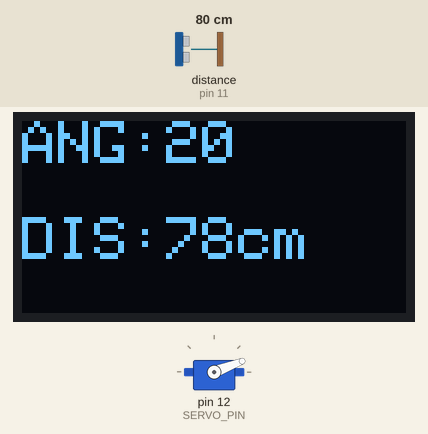
A sketch run on a simulated Arduino Uno, built with avr-gcc and run on an emulated ATmega328P. On the bench: servo, 128×64 one-colour display. Wiring (inferred from the names in the program): ultrasonic range finder: trigger pin 10; echo pin 11. The test bench sets the inputs (shaded band); at power-on: distance to the obstacle (sensor on pin 11) 80 cm. The echo pulse lasts 58.3 µs per cm.

Above: at 3.28 s.
3.3 s: distance to the obstacle (sensor on pin 11) set to 2 cm
At 4.3 s:
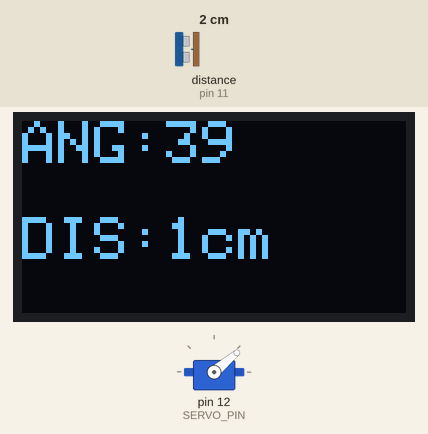
4.9 s: distance to the obstacle (sensor on pin 11) set to 4 cm
At 5.37 s:
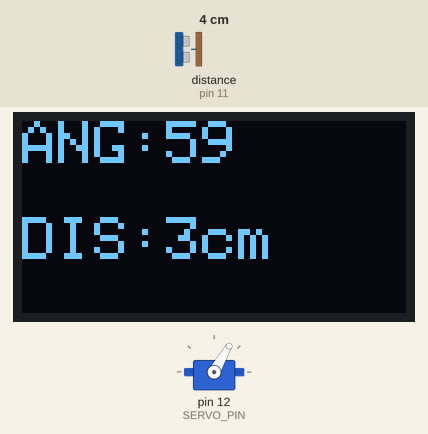
7.0 s: distance to the obstacle (sensor on pin 11) set to 9 cm
At 7.2 s:
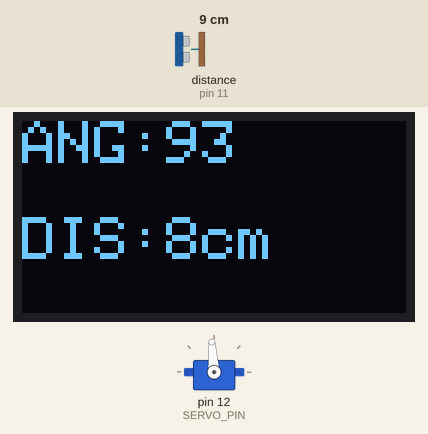
Timing chart, 0 to 19.3 s (numbered marks = the images above; inputs shaded):
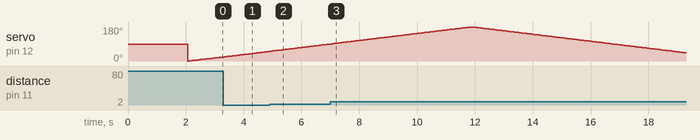

The sketch:

code19.ino
```cpp
#include <Servo.h>
#include <Wire.h>
#include <Adafruit_GFX.h>
#include <Adafruit_SSD1306.h>

/* ================= OLED CONFIG ================= */
#define SCREEN_WIDTH 128
#define SCREEN_HEIGHT 64
#define OLED_RESET    -1
#define OLED_ADDRESS  0x3C

Adafruit_SSD1306 display(SCREEN_WIDTH, SCREEN_HEIGHT, &Wire, OLED_RESET);

/* ================= PIN CONFIG ================= */
#define SERVO_PIN 12
#define TRIG_PIN  10
#define ECHO_PIN  11

Servo sonarServo;

/* ================= VARIABLES ================= */
long echoDuration;
int distanceCM;

/* ================= SETUP ================= */
void setup() {
  pinMode(TRIG_PIN, OUTPUT);
  pinMode(ECHO_PIN, INPUT);

  sonarServo.attach(SERVO_PIN);

  // Initialize OLED
  if (!display.begin(SSD1306_SWITCHCAPVCC, OLED_ADDRESS)) {
    while (true); // Halt if OLED not detected
  }

  display.clearDisplay();
  display.setTextColor(SSD1306_WHITE);
  display.setTextSize(1);
  display.setCursor(20, 28);
  display.println("Ultrasonic Sonar");
  display.display();
  delay(2000);
}

/* ================= DISTANCE FUNCTION ================= */
int readDistance() {
  digitalWrite(TRIG_PIN, LOW);
  delayMicroseconds(2);

  digitalWrite(TRIG_PIN, HIGH);
  delayMicroseconds(10);
  digitalWrite(TRIG_PIN, LOW);

  echoDuration = pulseIn(ECHO_PIN, HIGH, 30000); // 30ms timeout

  if (echoDuration == 0) return -1;

  int dist = echoDuration * 0.034 / 2;
  if (dist > 400) return -1;

  return dist;
}

/* ================= DISPLAY FUNCTION ================= */
void showData(int angle, int distance) {
  display.clearDisplay();

  display.setTextSize(2);
  display.setCursor(0, 0);
  display.print("ANG:");
  display.print(angle);

  display.setCursor(0, 32);
  display.print("DIS:");
  if (distance == -1) {
    display.print("--");
  } else {
    display.print(distance);
    display.print("cm");
  }

  display.display();
}

/* ================= LOOP ================= */
void loop() {

  // Sweep from 0° to 180°
  for (int angle = 0; angle <= 180; angle++) {
    sonarServo.write(angle);
    delay(25); // Smooth movement & stable reading

    distanceCM = readDistance();
    showData(angle, distanceCM);
  }

  // Sweep back from 180° to 0°
  for (int angle = 180; angle >= 0; angle--) {
    sonarServo.write(angle);
    delay(25);

    distanceCM = readDistance();
    showData(angle, distanceCM);
  }
}
```

Measured:
- by itself, servo on pin 12 (SERVO_PIN): rises from 90° to 180° in 4.8 s, then falls to 44° in 7.4 s
